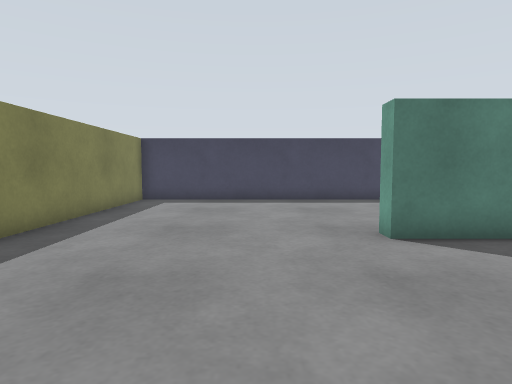
[1] (above)

18 first-person views from a walk through a robot-simulator world made for Gazebo. The camera is 0.33 m above the floor, tilts 4° down and sees 75° across. The floor is counted in squares, 0.25 m on a side. Each view is taken from the middle of a square. On the plan, view 1 faces up. The plan holds only what a view shows up to about 14 squares ahead; the rest is blank.

[2]
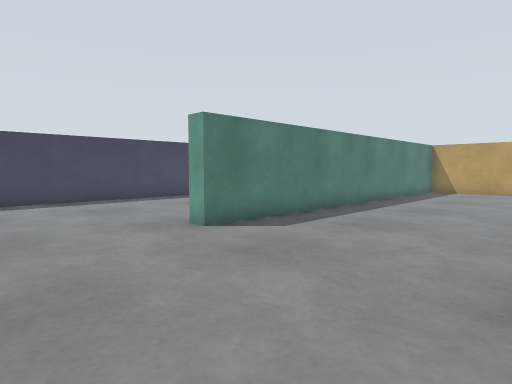

[3]
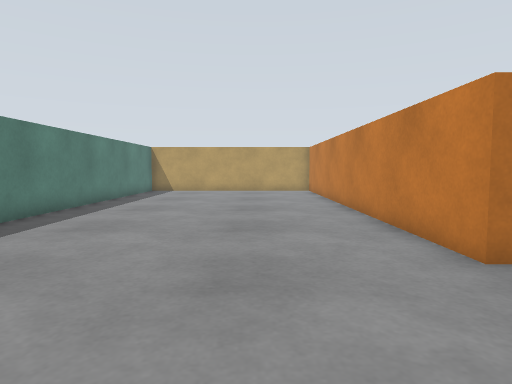

[4]
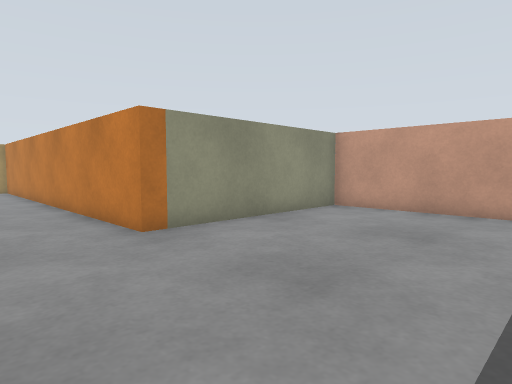

[5]
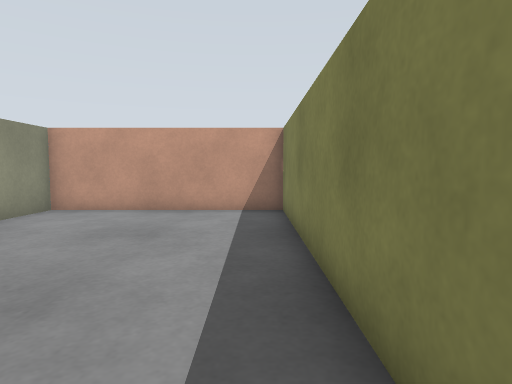

[6]
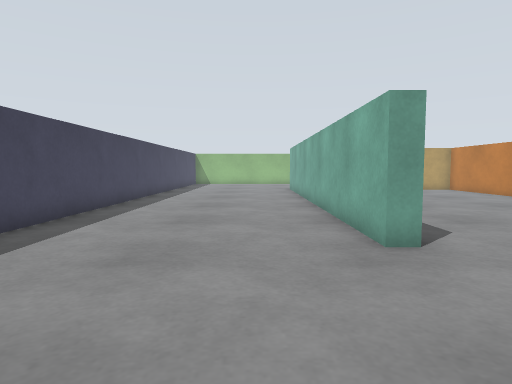

[7]
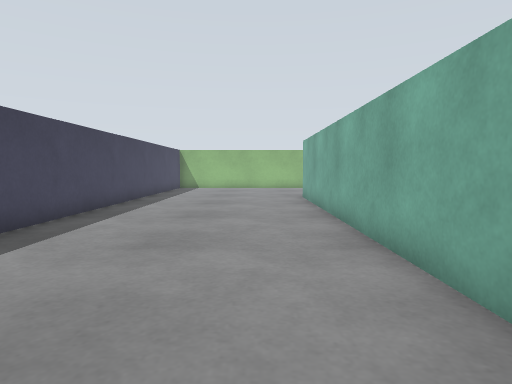

[8]
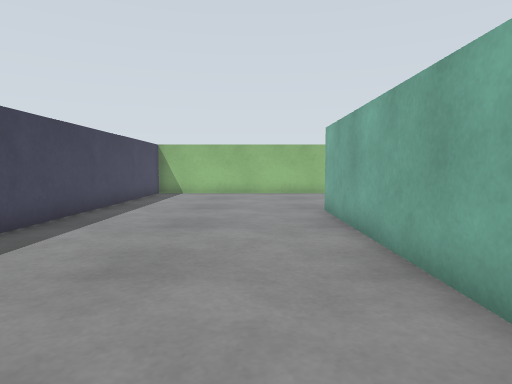

[9]
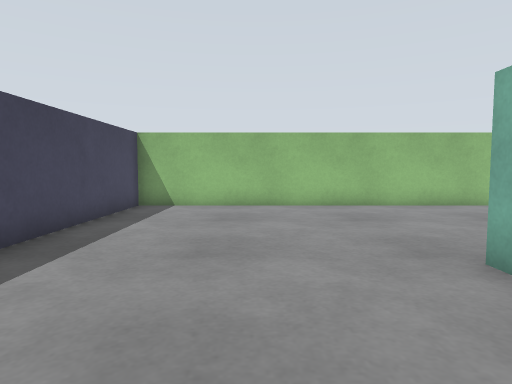

[10]
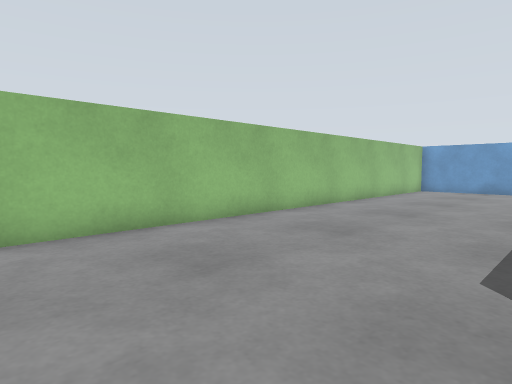

[11]
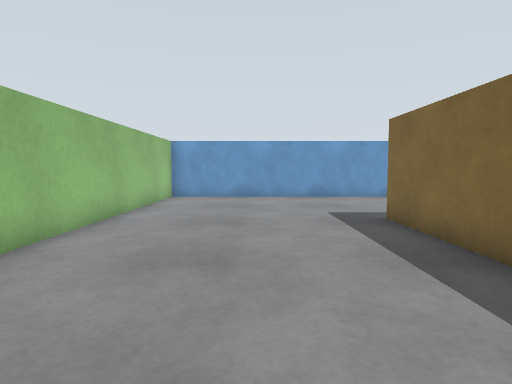

[12]
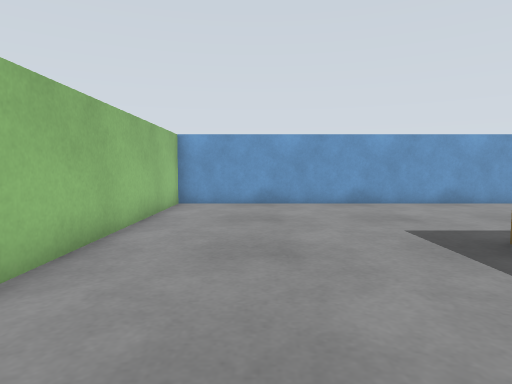

[13]
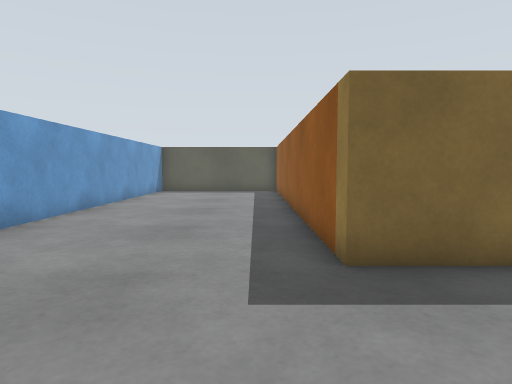

[14]
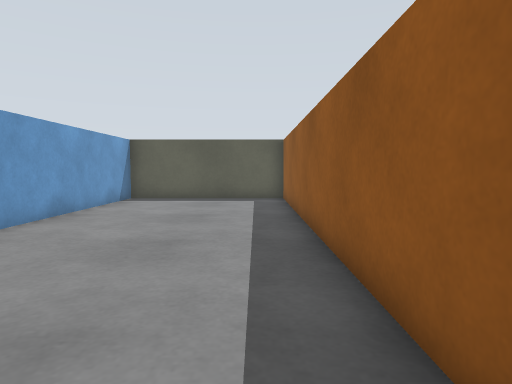

[15]
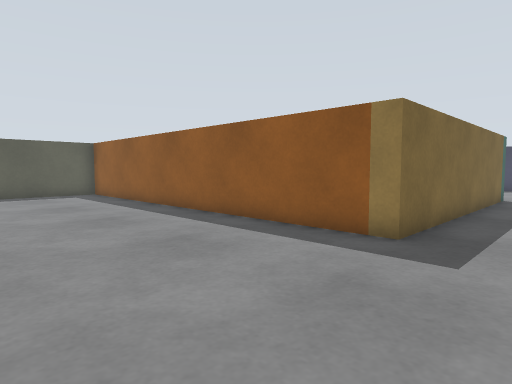

[16]
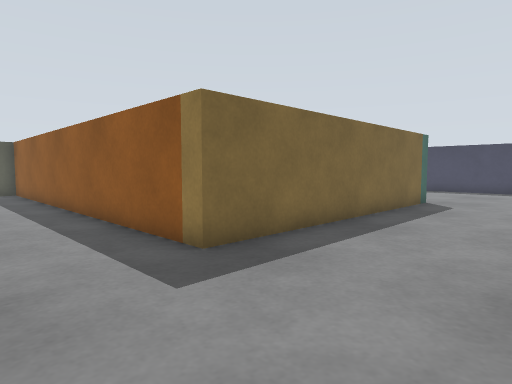

[17]
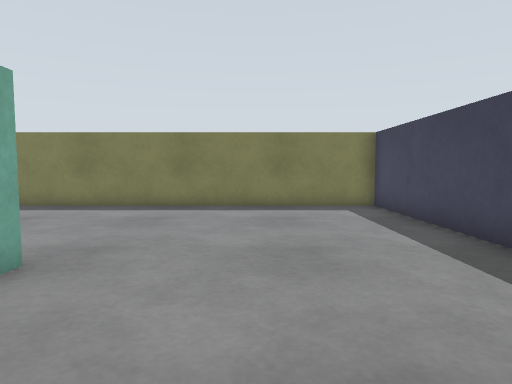

[18]
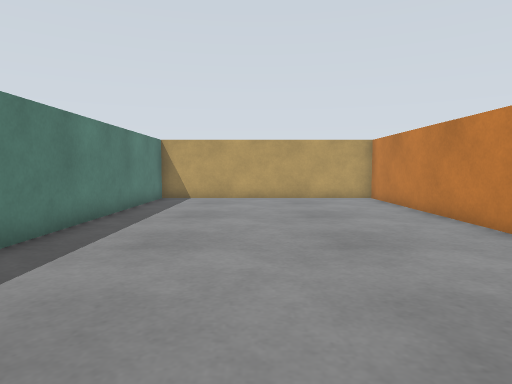

### Floor plan
Points are (right, up) in squares from view 1. A wall is a line through its corners. A room is listed if a view was taken in it or the views show most of it. See-through windows are left out.
Room 1 (views 1, 2, 3, 4, 5, 6, 7, 8, 9, 10, 11, 12, 13, 14, 15, 16, 17, 18)
walls: (17.1, 6.2) (2.5, 6.2) (2.5, 6.8) (18.5, 6.8) (18.5, -3.8) (3.9, -3.8); (4, -10.6) (25.9, -10.6) (25.9, 14.2) (-4.9, 14.2) (-4.9, 1.5); (-4.9, -1) (-4.9, -10.6) (2.5, -10.6) (2.5, -3.2) (17, -3.2)

Where each view was taken, in squares from view 1:
view 1: 0 up, 0 right, facing up
view 2: 0 up, 2 left, facing up-right
view 3: 0 up, 2 left, facing right
view 4: 0 up, 4 left, facing down-right
view 5: 0 up, 4 left, facing down
view 6: 9 up, 3 left, facing right
view 7: 9 up, 3 right, facing right
view 8: 9 up, 8 right, facing right
view 9: 10 up, 14 right, facing right
view 10: 10 up, 19 right, facing down-right
view 11: 5 up, 22 right, facing down
view 12: 2 up, 23 right, facing down
view 13: 5 down, 23 right, facing left
view 14: 5 down, 18 right, facing left
view 15: 10 down, 21 right, facing up-left
view 16: 7 down, 23 right, facing up-left
view 17: 10 up, 7 right, facing left
view 18: 2 up, 3 right, facing right
